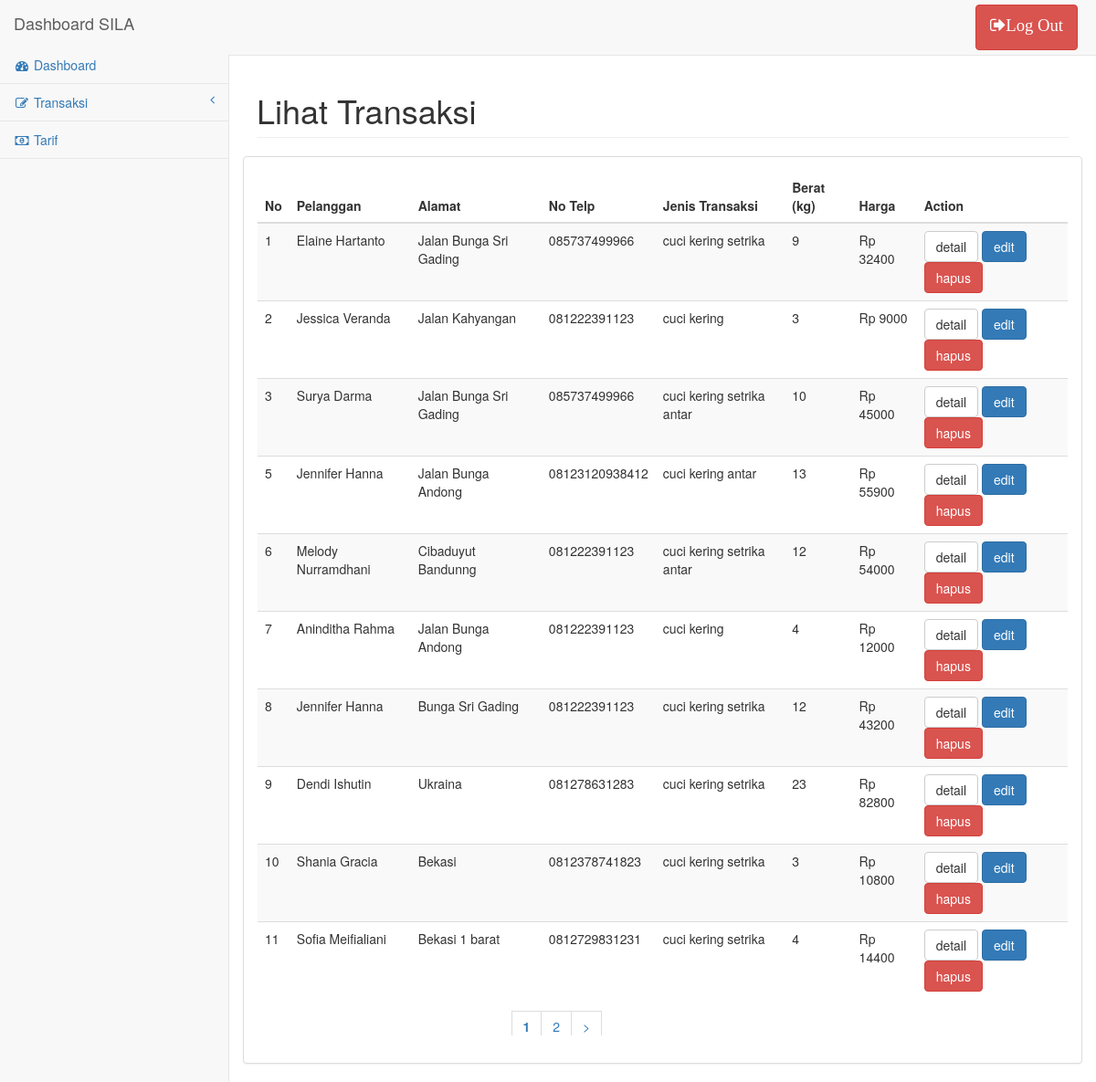
Screenshot of /index.php/transaksi/lihattransaksi with the database file from the repository.
### tables this page shows
CREATE TABLE IF NOT EXISTS `transaksi` (
  `IdTransaksi` int(11) NOT NULL,
  `JenisTransaksi` int(11) NOT NULL,
  `Pelanggan` int(11) NOT NULL,
  `Admin` int(11) NOT NULL,
  `Berat` int(11) NOT NULL,
  `StatusPesanan` int(11) NOT NULL DEFAULT '1'
);

CREATE TABLE IF NOT EXISTS `tanggaldatang` (
  `No` int(11) NOT NULL,
  `IdTransaksi` int(11) NOT NULL,
  `Tanggal` timestamp NOT NULL DEFAULT CURRENT_TIMESTAMP ON UPDATE CURRENT_TIMESTAMP
);

CREATE TABLE IF NOT EXISTS `pelanggan` (
  `NoPelanggan` int(11) NOT NULL,
  `Nama` varchar(45) NOT NULL,
  `Alamat` varchar(45) NOT NULL,
  `NoTelp` varchar(45) NOT NULL
);

CREATE TABLE IF NOT EXISTS `jenistransaksi` (
  `IdJenis` int(11) NOT NULL,
  `JenisTarif` varchar(45) NOT NULL,
  `Tarif` int(11) NOT NULL
);

### application/controllers/transaksi.php (called while the page is built, shortened)
<?php
class transaksi extends CI_Controller {
	public function __construct() {
        $this->load->helper("url");
        $this->load->library("pagination");
    }
    public function lihattransaksi() {
    	$this->load->model('adminModel');
        $config = array();
        $config["base_url"] = base_url() . "transaksi/lihattransaksi";
        $config["total_rows"] = $this->adminModel->record_count();
        $config["per_page"] = 10;
        $config["uri_segment"] = 3;
        $this->pagination->initialize($config);
        $page = ($this->uri->segment(3)) ? $this->uri->segment(3) : 0;
        $data["result"] = $this->adminModel->fetch_transaksi($config["per_page"], $page);
        $data["links"] = $this->pagination->create_links();
        $this->load->view("lihattransaksi", $data);
    }
}

### index.php (called while the page is built, shortened)
<?php
require_once BASEPATH.'core/CodeIgniter.php';

### application/models/adminModel.php (called while the page is built, shortened)
<?php
class adminModel extends CI_Model {
	public function fetch_transaksi($limit, $start){
		$this->db->limit($limit, $start);
		$this->db->select('*');
		$this->db->from('transaksi');
		$this->db->join('admin','admin.idadmin = transaksi.admin');
		$this->db->join('informasi','informasi.idTransaksi = transaksi.idTransaksi');
		$this->db->join('jenistransaksi','jenistransaksi.idjenis = transaksi.jenistransaksi');
		$this->db->join('kodekunci','kodekunci.idTransaksi = transaksi.idTransaksi');
		$this->db->join('pelanggan','pelanggan.noPelanggan = transaksi.pelanggan');
		$this->db->join('tanggaldatang','tanggaldatang.idTransaksi = transaksi.idTransaksi');
		$query = $this->db->get();
		if ($query->num_rows() > 0) {
            foreach ($query->result() as $row) {
                $data[] = $row;
            }
            return $data;
        }
        return false;
	}
}
?>

### application/views/lihattransaksi.php (the view, shortened to what this page needs)
<!DOCTYPE html>
<html lang="en">
<head>
    <link href="<?=base_url();?>assets/css/bootstrap.css" rel="stylesheet" type="text/css">
     <link href="<?=base_url();?>assets/metisMenu/dist/metisMenu.min.css" rel="stylesheet" type="text/css">
    <link href="<?=base_url();?>assets/css/sb-admin-2.css" rel="stylesheet" type="text/css">
    <link href="<?=base_url();?>assets/font-awesome/css/font-awesome.min.css" rel="stylesheet" type="text/css">
</head>
<body>
    <div id="wrapper">
        <nav class="navbar navbar-default navbar-static-top" role="navigation" style="margin-bottom: 0">
            <div class="navbar-header">
                <a class="navbar-brand" href="<?php echo base_url().'admin/dashboard'; ?>">Dashboard SILA </a>
            </div>
            <ul class="nav navbar-top-links navbar-right">
                <li>
                    <div class="">
                        <a onclick="return confirm('Anda yakin ingin keluar dari SILA?');" class="fa fa-sign-out fa-lg btn btn-danger" href="<?php echo base_url().'admin/logOut'; ?>"style="margin:5px;">Log Out</a>
                    </div>
                </li>
            </ul>
            <div class="navbar-default sidebar" role="navigation">
                <div class="sidebar-nav navbar-collapse">
                    <ul class="nav" id="side-menu">
                        <li>
                            <a href="<?php echo base_url().'admin/dashboard'; ?>"><i class="fa fa-dashboard fa-fw"></i> Dashboard</a>
                        </li>
                        <li>
                            <a href="#"><i class="fa fa-edit fa-fw"></i> Transaksi<span class="fa arrow"></span></a>
                        </li>
                        <li>
                            <a href="<?php echo base_url().'admin/tarif'; ?>"><i class="fa fa-money fa-fw"></i> Tarif</a>
                        </li>
                    </ul>
                </div>
            </div>
        </nav>
        <div id="page-wrapper">
            <div class="row">
                <div class="col-lg-12">
                    <h1 class="page-header">Lihat Transaksi</h1>
                </div>
            </div>
            <div class="row">
                <div class="panel panel-default">
                    <div class="panel-body" style="margin-bottom:15px;">
                        <div class="table-responsive">
                        	<table class="table table-striped">
                        		<thead>
                        			<tr>
                        				<th>No</th>
                        				<th>Pelanggan</th>
                        				<th>Alamat</th>
                        				<th>No Telp</th>
                        				<th>Jenis Transaksi</th>
                        				<th>Berat (kg)</th>
                        				<th>Harga</th>
                        				<th>Action</th>
                        			</tr>
                        		</thead>
                        		<tbody>
                        			<?php foreach ($result as $key) {?>
                                        <tr>
                                        <td><?php echo $key -> IdTransaksi;?></td>
                                        <td><?php echo $key -> Nama; ?></td>
                                        <td><?php echo $key -> Alamat; ?></td>
                                        <td><?php echo $key -> NoTelp; ?></td>
                                        <td><?php echo $key -> JenisTarif; ?></td>
                                        <td><?php echo $key -> Berat; ?></td>
                                        <td>
                                            <?php
                                                $Berat = $key -> Berat;
                                                $Tarif = $key -> Tarif;
                                                echo "Rp ".$Berat * $Tarif;
                                             ?>
                                        </td>
                                        <td>
                                            <a href="<?php echo site_url().'transaksi/detailtransaksi/'.$key -> IdTransaksi; ?>" class="btn btn-default">detail</a>
                                            <a href="<?php echo site_url().'admin/update/'.$key -> IdTransaksi; ?>" class="btn btn-primary">edit</a>
                                            <a onclick="return confirm('Anda yakin ingin menghapus transaksi ini?');" href="<?php echo site_url().'transaksi/deletetransaksi?idtransaksi='.$key -> IdTransaksi.'&nopelanggan='.$key -> NoPelanggan; ?>" class="btn btn-danger">hapus</a>
                                        </td>
                                    </tr>
                                   <?php } ?>
                        		</tbody>
                        	</table>
                            <div class="im-centered">
                                <div class="row">
                                    <?php echo $links; ?>
                                </div>
                            </div>
                        </div>
                    </div>
                </div>
            </div>
        </div>
    </div>
</body>
</html>

### assets/css/sb-admin-2.css (style rules this page uses)
body { background-color: #f8f8f8; }
#wrapper { width: 100%; }
#page-wrapper { padding: 0 15px; min-height: 568px; background-color: #fff; }
@media (min-width:768px) { #page-wrapper { position: inherit; margin: 0 0 0 250px; padding: 0 30px; border-left: 1px solid #e7e7e7; } }
.navbar-top-links { margin-right: 0; }
.navbar-top-links li { display: inline-block; }
.navbar-top-links li:last-child { margin-right: 15px; }
.navbar-top-links li a { padding: 15px; min-height: 50px; }
.sidebar .sidebar-nav.navbar-collapse { padding-right: 0; padding-left: 0; }
.sidebar ul li { border-bottom: 1px solid #e7e7e7; }
.sidebar .arrow { float: right; }
.sidebar .fa.arrow:before { content: "\f104"; }
@media (min-width:768px) { .sidebar { z-index: 1; position: absolute; width: 250px; margin-top: 51px; } }

### application/views/lihattransaksi.php (style rules this page uses)
.im-centered { margin: auto; max-width: 300px; }
.im-centered > .row > a, .im-centered > .row > strong { text-decoration: none; color: #337ab7; text-decoration: none; background-color: #fff; border: 1px solid #ddd; margin-left: -1px; line-height: 1.42857143; padding: 6px 12px; }

### rows the page displays
transaksi: tanggaldatang.IdTransaksi "1", pelanggan.Nama "Elaine Hartanto", pelanggan.Alamat "Jalan Bunga Sri Gading", pelanggan.NoTelp "085737499966", jenistransaksi.JenisTarif "cuci kering setrika", Berat "9", $Berat*$Tarif "32400"
transaksi: tanggaldatang.IdTransaksi "2", pelanggan.Nama "Jessica Veranda", pelanggan.Alamat "Jalan Kahyangan", pelanggan.NoTelp "081222391123", jenistransaksi.JenisTarif "cuci kering", Berat "3", $Berat*$Tarif "9000"
transaksi: tanggaldatang.IdTransaksi "3", pelanggan.Nama "Surya Darma", pelanggan.Alamat "Jalan Bunga Sri Gading", pelanggan.NoTelp "085737499966", jenistransaksi.JenisTarif "cuci kering setrika antar", Berat "10", $Berat*$Tarif "45000"
transaksi: tanggaldatang.IdTransaksi "5", pelanggan.Nama "Jennifer Hanna", pelanggan.Alamat "Jalan Bunga Andong", pelanggan.NoTelp "08123120938412", jenistransaksi.JenisTarif "cuci kering antar", Berat "13", $Berat*$Tarif "55900"
transaksi: tanggaldatang.IdTransaksi "6", pelanggan.Nama "Melody Nurramdhani", pelanggan.Alamat "Cibaduyut Bandunng", pelanggan.NoTelp "081222391123", jenistransaksi.JenisTarif "cuci kering setrika antar", Berat "12", $Berat*$Tarif "54000"
transaksi: tanggaldatang.IdTransaksi "7", pelanggan.Nama "Aninditha Rahma", pelanggan.Alamat "Jalan Bunga Andong", pelanggan.NoTelp "081222391123", jenistransaksi.JenisTarif "cuci kering", Berat "4", $Berat*$Tarif "12000"
transaksi: tanggaldatang.IdTransaksi "8", pelanggan.Nama "Jennifer Hanna", pelanggan.Alamat "Bunga Sri Gading", pelanggan.NoTelp "081222391123", jenistransaksi.JenisTarif "cuci kering setrika", Berat "12", $Berat*$Tarif "43200"
transaksi: tanggaldatang.IdTransaksi "9", pelanggan.Nama "Dendi Ishutin", pelanggan.Alamat "Ukraina", pelanggan.NoTelp "081278631283", jenistransaksi.JenisTarif "cuci kering setrika", Berat "23", $Berat*$Tarif "82800"
transaksi: tanggaldatang.IdTransaksi "10", pelanggan.Nama "Shania Gracia", pelanggan.Alamat "Bekasi", pelanggan.NoTelp "0812378741823", jenistransaksi.JenisTarif "cuci kering setrika", Berat "3", $Berat*$Tarif "10800"
transaksi: tanggaldatang.IdTransaksi "11", pelanggan.Nama "Sofia Meifialiani", pelanggan.Alamat "Bekasi 1 barat", pelanggan.NoTelp "0812729831231", jenistransaksi.JenisTarif "cuci kering setrika", Berat "4", $Berat*$Tarif "14400"

### other values shown
$links "1 2 >"
